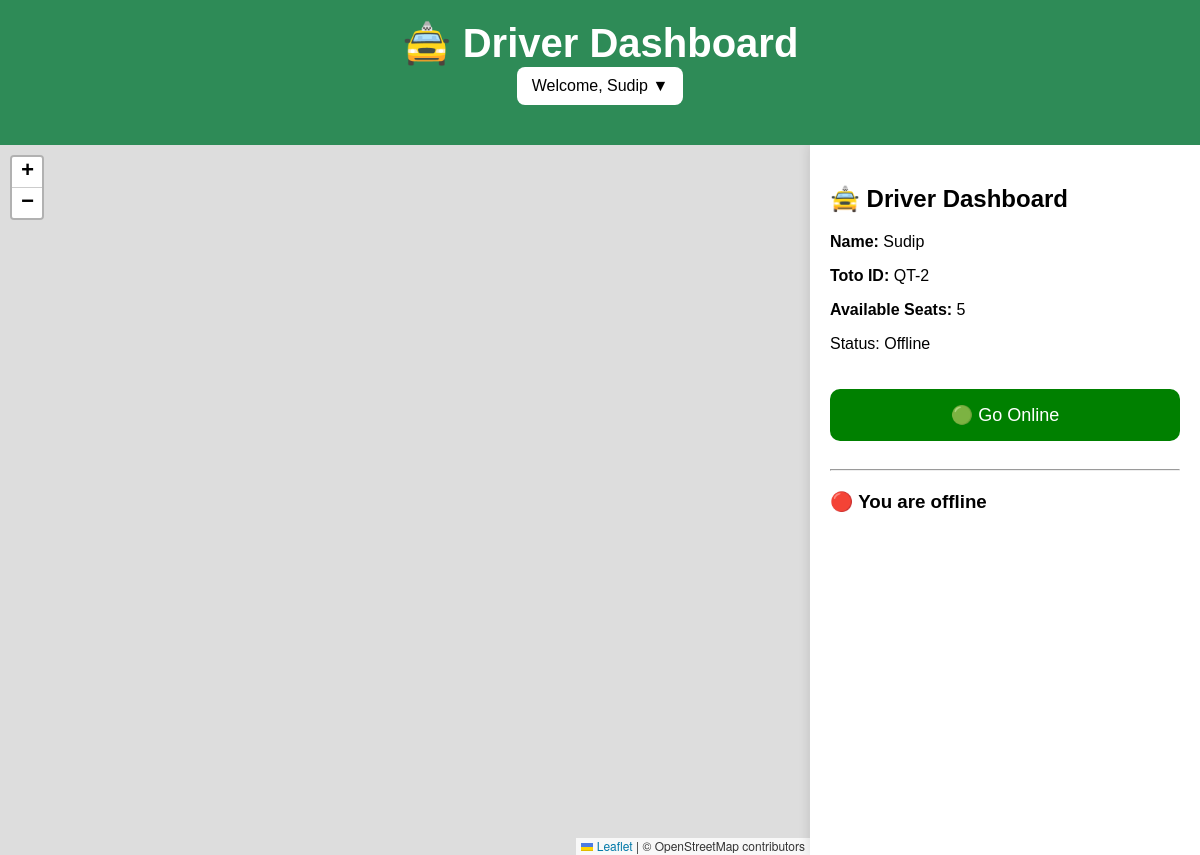
The page /driver (signed in) on the database as committed earlier.
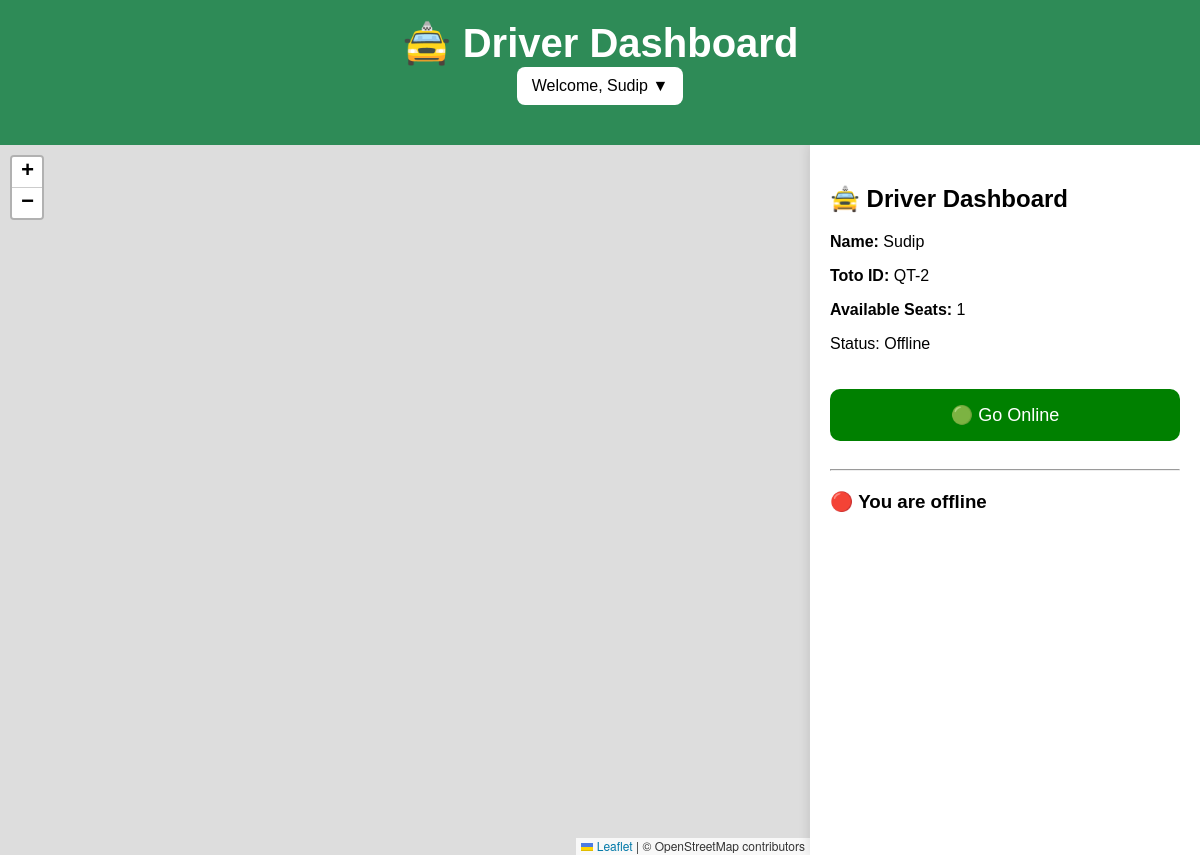
The same page on the database as committed later.
### tables this page shows
CREATE TABLE drivers (

    id INTEGER PRIMARY KEY AUTOINCREMENT,

    user_id INTEGER,

    license_id TEXT,

    first_name TEXT,

    last_name TEXT,

    phone TEXT,

    email TEXT,

    toto_number TEXT,

    total_seats INTEGER,

    available_seats INTEGER,

    latitude REAL,

    longitude REAL,

    online INTEGER

);

### app.py (the view)
@app.route("/driver")
@app.route("/driver")
def driver():
    if "user_id" not in session:
        return redirect(
            "/login/driver"
        )
    if session["role"] != "driver":
        return redirect(
            "passenger"
        )
    user_id = session["user_id"]
    cursor.execute(
        '''

        SELECT *

        FROM drivers

        WHERE user_id = ?

        ''',
        (user_id,)
    )
    driver_data = cursor.fetchone()
    return render_template(
        "driver_dashboard.html",
        driver=driver_data
    )
    return render_template("driver_dashboard.html")

### templates/driver_dashboard.html (shortened to what this page needs)
<!DOCTYPE html>
<html lang="en">
<head>
    <link rel="stylesheet"
        href="{{ url_for('static', filename='style.css') }}">
</head>
<body>
    <div class="header">
        <h1>
            🚖 Driver Dashboard
        </h1>
        <div class="dropdown">
            <button class="dropbtn">
                Welcome,
                {{ driver[3] }}
                ▼
            </button>
        </div>
    </div>
    <div class="driver-layout">
        <div id="driverMap"></div>
        <div class="driver-panel">
            <h2>
                🚖 Driver Dashboard
            </h2>
            <p>
                <strong>Name:</strong>
                {{ driver[3] }}
            </p>
            <p>
                <strong>Toto ID:</strong>
                {{ driver[7] }}
            </p>
            <p>
                <strong>Available Seats:</strong>
                <span id="seatText">
                    {{ driver[9] }}
                </span>
            </p>
            <p id="availabilityText">
                Status: Offline
            </p>
            <button id="toggleBtn">
                🟢 Go Online
            </button>
            <hr>
            <div id="rideContainer">
                <h3>
                    🔴 You are offline
                </h3>
            </div>
        </div>
    </div>
    <link rel="stylesheet"
    href="https://unpkg.com/leaflet/dist/leaflet.css"/>
    <link rel="stylesheet"
    href="https://unpkg.com/leaflet-routing-machine/dist/leaflet-routing-machine.css"/>
</body>
</html>

Rows that differ between the two databases and show on the page:
changed drivers "Sudip": available_seats "5" → "1"
